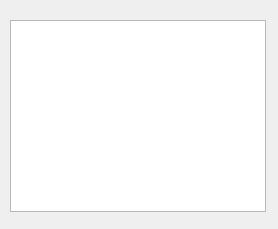
<?xml version="1.0" encoding="UTF-8"?>
<ui version="4.0">
 <class>HistoryWindow</class>
 <widget class="QDialog" name="HistoryWindow">
  <property name="geometry">
   <rect>
    <x>0</x>
    <y>0</y>
    <width>278</width>
    <height>229</height>
   </rect>
  </property>
  <property name="windowTitle">
   <string>Dialog</string>
  </property>
  <widget class="QTextBrowser" name="textBrowser">
   <property name="geometry">
    <rect>
     <x>10</x>
     <y>20</y>
     <width>256</width>
     <height>192</height>
    </rect>
   </property>
  </widget>
 </widget>
 <resources/>
 <connections/>
</ui>
